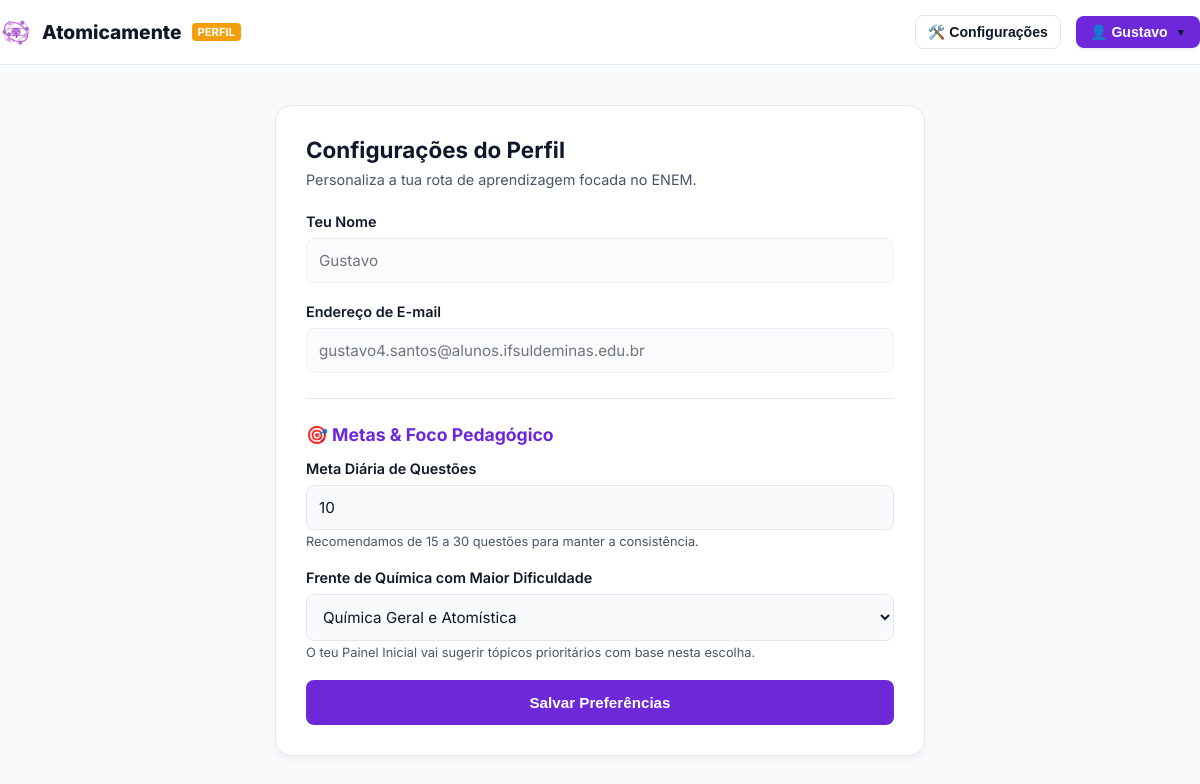
/perfil.php (signed in), run on an earlier commit of the app's database.
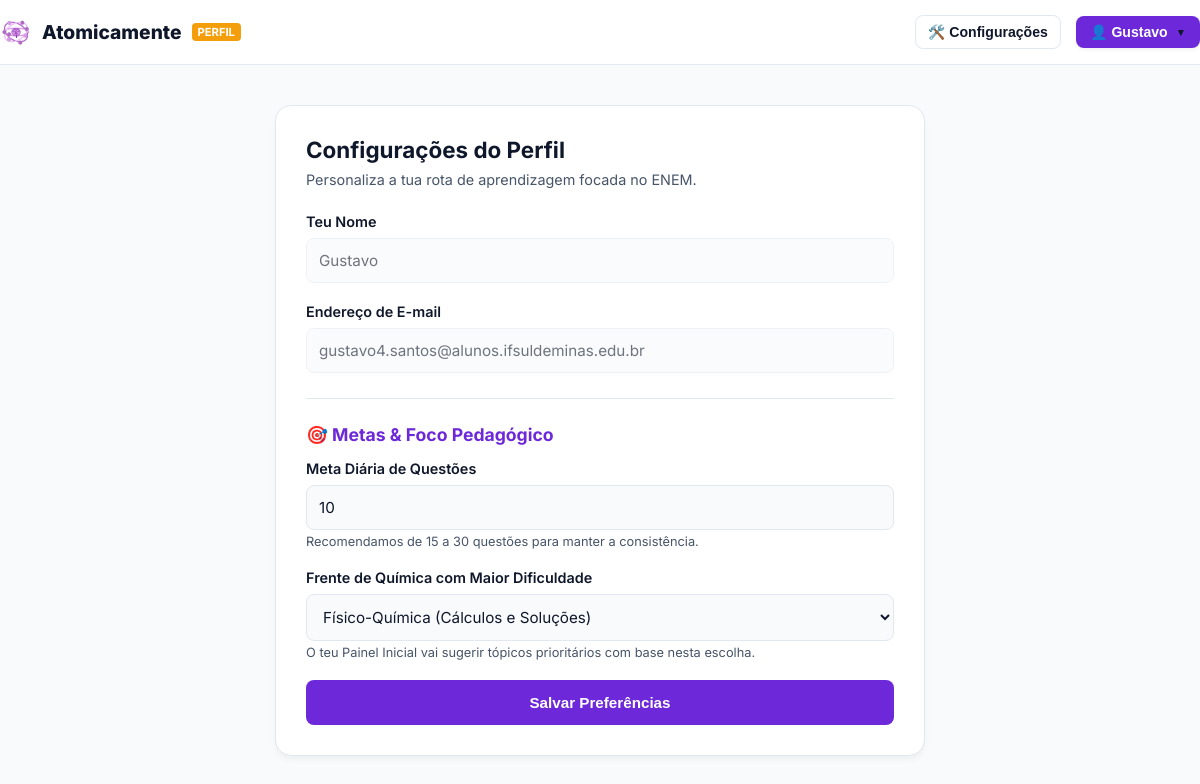
And on a later commit of the database.
### tables this page shows
CREATE TABLE `users` (
  `id` int(11) NOT NULL,
  `role_id` int(11) NOT NULL,
  `nome` varchar(100) NOT NULL,
  `email` varchar(150) NOT NULL,
  `password_hash` varchar(255) NOT NULL,
  `meta_diaria` int(11) DEFAULT '20',
  `frente_foco` varchar(50) DEFAULT '',
  `streak` int(11) DEFAULT '0',
  `ultimo_estudo` date DEFAULT NULL
);

### perfil.php (the view, shortened to what this page needs)
<?php
require_once 'config.php';
$pdo->setAttribute(PDO::ATTR_ERRMODE, PDO::ERRMODE_EXCEPTION);
$user_id = $_SESSION['user_id'];
$user = [];
$meta_atual = 20;
$frente_atual = '';
try {
    $stmtUser = $pdo->prepare("SELECT nome, email, meta_diaria, frente_foco FROM users WHERE id = :uid");
    $stmtUser->execute([':uid' => $user_id]);
    $dados_banco = $stmtUser->fetch(PDO::FETCH_ASSOC);
    if ($dados_banco && is_array($dados_banco)) {
        $user = $dados_banco;
        $meta_atual = ($_SERVER['REQUEST_METHOD'] === 'POST') ? $meta_diaria : ($user['meta_diaria'] ?? 20);
        $frente_atual = ($_SERVER['REQUEST_METHOD'] === 'POST') ? $frente_foco : ($user['frente_foco'] ?? '');
    }
} catch (PDOException $e) {
    $mensagem_erro = "Erro ao ler as preferências: " . $e->getMessage();
}
?>
<!DOCTYPE html>
<html lang="pt-BR">
<head>
  <link rel="stylesheet" href="css/plataforma.css">
</head>
<body class="dash-body">
  <header class="topo-dash">
    <div class="container nav-dash" style="display: flex; justify-content: space-between; align-items: center; width: 100%;">
      <a href="dashboard.php" class="marca-dash">
        <img src="assets/icone-simplificado.png" alt="Logo" style="height: 32px; border-radius: 6px;" />
        Atomicamente <span class="badge-enem">PERFIL</span>
      </a>
      <div style="display: flex; align-items: center; gap: 15px;">
        <div class="menu-dropdown">
          <button onclick="alternarDropdown('drop-config')" style="background: none; border: 1px solid var(--borda); color: var(--texto-principal); padding: 8px 12px; font-size: 0.88rem; border-radius: 8px; font-weight: 600; cursor: pointer; display: flex; align-items: center; gap: 6px;">
            🛠️ Configurações
          </button>
        </div>
        <div class="menu-dropdown">
          <button onclick="alternarDropdown('drop-perfil')" style="background: var(--roxo-base); color: white; border: none; padding: 8px 14px; font-size: 0.88rem; border-radius: 8px; font-weight: 700; cursor: pointer; display: flex; align-items: center; gap: 8px; box-shadow: 0 2px 4px rgba(0,0,0,0.05);">
            👤 <?php echo explode(' ', $_SESSION['user_nome'] ?? 'Estudante')[0]; ?> <span style="font-size: 0.65rem;">▼</span>
          </button>
        </div>
      </div>
    </div>
  </header>
  <main class="perfil-container">
    <div class="card-perfil">
      <h2 style="margin: 0 0 8px 0; font-size: 1.4rem; color: var(--texto-principal);">Configurações do Perfil</h2>
      <p style="margin: 0 0 25px 0; color: var(--texto-secundario); font-size: 0.9rem;">Personaliza a tua rota de aprendizagem focada no ENEM.</p>
      <form action="perfil.php" method="POST">
        <div class="form-group">
          <label class="form-label">Teu Nome</label>
          <input type="text" class="form-input" value="<?php echo htmlspecialchars($user['nome'] ?? $_SESSION['user_nome'] ?? 'Estudante'); ?>" disabled />
        </div>
        <div class="form-group">
          <label class="form-label">Endereço de E-mail</label>
          <input type="email" class="form-input" value="<?php echo htmlspecialchars($user['email'] ?? 'Não informado'); ?>" disabled />
        </div>
        <hr style="border: 0; height: 1px; background: var(--borda); margin: 25px 0;" />
        <h3 style="margin: 0 0 15px 0; font-size: 1.1rem; color: var(--roxo-base);">🎯 Metas & Foco Pedagógico</h3>
        <div class="form-group">
          <label class="form-label" for="meta_diaria">Meta Diária de Questões</label>
          <input type="number" id="meta_diaria" name="meta_diaria" class="form-input" min="1" max="200" value="<?php echo (int)$meta_atual; ?>" required />
          <small style="color: var(--texto-secundario); font-size: 0.8rem; display: block; margin-top: 4px;">Recomendamos de 15 a 30 questões para manter a consistência.</small>
        </div>
        <div class="form-group">
          <label class="form-label" for="frente_foco">Frente de Química com Maior Dificuldade</label>
          <select id="frente_foco" name="frente_foco" class="form-select">
            <option value="geral" <?php echo $frente_atual === 'geral' ? 'selected' : ''; ?>>Química Geral e Atomística</option>
            <option value="fisico" <?php echo $frente_atual === 'fisico' ? 'selected' : ''; ?>>Físico-Química (Cálculos e Soluções)</option>
          </select>
          <small style="color: var(--texto-secundario); font-size: 0.8rem; display: block; margin-top: 4px;">O teu Painel Inicial vai sugerir tópicos prioritários com base nesta escolha.</small>
        </div>
        <button type="submit" class="btn-salvar">Salvar Preferências</button>
      </form>
    </div>
  </main>
</body>
</html>

What changed in the data, as far as the page shows it:
changed users "Gustavo": frente_foco "Química Geral e Atomística" → "Físico-Química (Cálculos e Soluções)"
